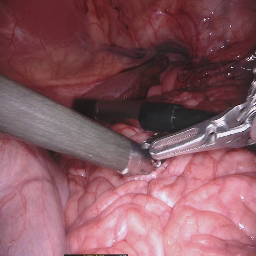
#> input picture img_datas/train/image/frame006.png, 256 x 256 px; its folder holds only this picture in this run
$ python npz.py
#> lines starting #> are read from the running program, lines starting #| are printed output that depends on the picture
import glob
import cv2
import numpy as np
import os


def npz(im, la, s):
#> called with im = './img_datas/train/image/', la = './img_datas/train/label/', s = './data/Synapse/train_npz/train_npz'
    images_path = im
    labels_path = la
    path2 = s
    images = os.listdir(images_path)
    for s in images:
        image_path = os.path.join(images_path, s)
        label_path = os.path.join(labels_path, s)

        image = cv2.imread(image_path)
#> image is the input picture: shape (256, 256, 3); mean B, G, R 96.9, 88.4, 136.7
        image = cv2.cvtColor(image, cv2.COLOR_BGR2RGB)
        # 标签由三通道转换为单通道
        label = cv2.imread(label_path, flags=0)
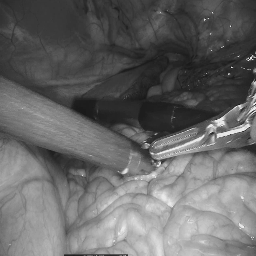
#> label: shape (256, 256); min 22, max 236, mean 103.3
        # 保存npz文件
        np.savez(path2 + s[:-4] + ".npz", image=image, label=label)


npz('./img_datas/train/image/', './img_datas/train/label/', './data/Synapse/train_npz/train_npz')

npz('./img_datas/test/image/', './img_datas/test/label/', './data/Synapse/test_vol_h5/test_vol_h5')

$ run again, on img_datas/train/image/frame016.png
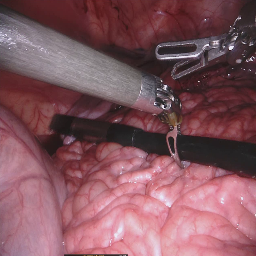
#> input picture img_datas/train/image/frame016.png, 256 x 256 px
#> in npz, image is the input picture: shape (256, 256, 3); mean B, G, R 94.1, 86, 130.3
#> in npz, `label = cv2.imread(label_path, flags=0)`:
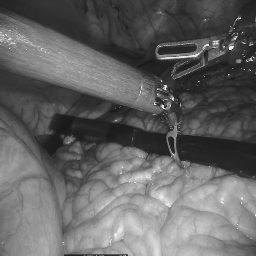
#> label: shape (256, 256); min 18, max 238, mean 99.7

$ run again, on img_datas/train/image/frame024.png
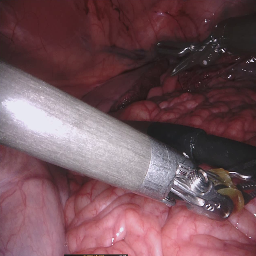
#> input picture img_datas/train/image/frame024.png, 256 x 256 px
#> in npz, image is the input picture: shape (256, 256, 3); mean B, G, R 88, 81.3, 114.5
#> in npz, `label = cv2.imread(label_path, flags=0)`:
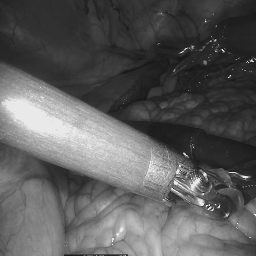
#> label: shape (256, 256); min 16, max 237, mean 91.5

$ run again, on img_datas/train/image/frame008.png
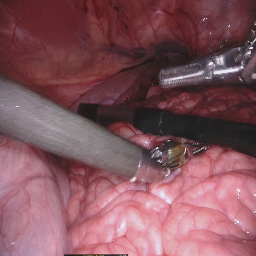
#> input picture img_datas/train/image/frame008.png, 256 x 256 px
#> in npz, image is the input picture: shape (256, 256, 3); mean B, G, R 92.8, 84.8, 131.1
#> in npz, `label = cv2.imread(label_path, flags=0)`:
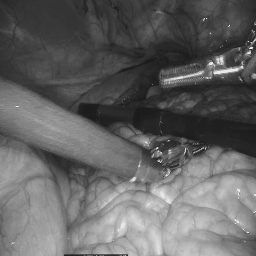
#> label: shape (256, 256); min 25, max 237, mean 99
